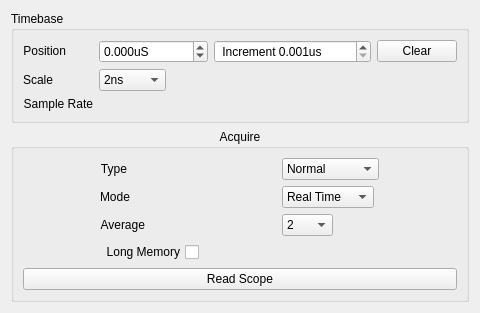
      <widget class="QWidget" name="horiz">
       <attribute name="title">
        <string>Horiz</string>
       </attribute>
       <layout class="QVBoxLayout" name="verticalLayout_3">
        <item>
         <widget class="QGroupBox" name="groupBox_4">
          <property name="title">
           <string>Timebase</string>
          </property>
          <layout class="QVBoxLayout" name="verticalLayout_5">
           <item>
            <layout class="QGridLayout" name="gridLayout_2">
             <item row="2" column="2">
              <widget class="QLabel" name="srate">
               <property name="text">
                <string/>
               </property>
              </widget>
             </item>
             <item row="0" column="2">
              <widget class="QDoubleSpinBox" name="hoffsetspin">
               <property name="sizePolicy">
                <sizepolicy hsizetype="Fixed" vsizetype="Fixed">
                 <horstretch>0</horstretch>
                 <verstretch>0</verstretch>
                </sizepolicy>
               </property>
               <property name="suffix">
                <string>uS</string>
               </property>
               <property name="decimals">
                <number>3</number>
               </property>
               <property name="minimum">
                <double>-500000000.000000000000000</double>
               </property>
               <property name="maximum">
                <double>500000000.000000000000000</double>
               </property>
              </widget>
             </item>
             <item row="1" column="0">
              <widget class="QLabel" name="label_46">
               <property name="sizePolicy">
                <sizepolicy hsizetype="Fixed" vsizetype="Fixed">
                 <horstretch>0</horstretch>
                 <verstretch>0</verstretch>
                </sizepolicy>
               </property>
               <property name="text">
                <string>Scale</string>
               </property>
               <property name="alignment">
                <set>Qt::AlignRight|Qt::AlignTrailing|Qt::AlignVCenter</set>
               </property>
              </widget>
             </item>
             <item row="0" column="0">
              <widget class="QLabel" name="label_45">
               <property name="sizePolicy">
                <sizepolicy hsizetype="Fixed" vsizetype="Fixed">
                 <horstretch>0</horstretch>
                 <verstretch>0</verstretch>
                </sizepolicy>
               </property>
               <property name="text">
                <string>Position</string>
               </property>
               <property name="alignment">
                <set>Qt::AlignRight|Qt::AlignTrailing|Qt::AlignVCenter</set>
               </property>
              </widget>
             </item>
             <item row="2" column="0">
              <widget class="QLabel" name="label_47">
               <property name="sizePolicy">
                <sizepolicy hsizetype="Fixed" vsizetype="Fixed">
                 <horstretch>0</horstretch>
                 <verstretch>0</verstretch>
                </sizepolicy>
               </property>
               <property name="text">
                <string>Sample Rate</string>
               </property>
               <property name="alignment">
                <set>Qt::AlignRight|Qt::AlignTrailing|Qt::AlignVCenter</set>
               </property>
              </widget>
             </item>
             <item row="1" column="2">
              <widget class="QComboBox" name="hscale">
               <property name="sizePolicy">
                <sizepolicy hsizetype="Fixed" vsizetype="Fixed">
                 <horstretch>0</horstretch>
                 <verstretch>0</verstretch>
                </sizepolicy>
               </property>
               <item>
                <property name="text">
                 <string>2ns</string>
                </property>
               </item>
               <item>
                <property name="text">
                 <string>5ns</string>
                </property>
               </item>
               <item>
                <property name="text">
                 <string>10ns</string>
                </property>
               </item>
               <item>
                <property name="text">
                 <string>20ns</string>
                </property>
               </item>
               <item>
                <property name="text">
                 <string>50ns</string>
                </property>
               </item>
               <item>
                <property name="text">
                 <string>100ns</string>
                </property>
               </item>
               <item>
                <property name="text">
                 <string>200ns</string>
                </property>
               </item>
               <item>
                <property name="text">
                 <string>500ns</string>
                </property>
               </item>
               <item>
                <property name="text">
                 <string>1us</string>
                </property>
               </item>
               <item>
                <property name="text">
                 <string>2us</string>
                </property>
               </item>
               <item>
                <property name="text">
                 <string>5us</string>
                </property>
               </item>
               <item>
                <property name="text">
                 <string>10us</string>
                </property>
               </item>
               <item>
                <property name="text">
                 <string>20us</string>
                </property>
               </item>
               <item>
                <property name="text">
                 <string>50us</string>
                </property>
               </item>
               <item>
                <property name="text">
                 <string>100us</string>
                </property>
               </item>
               <item>
                <property name="text">
                 <string>200us</string>
                </property>
               </item>
               <item>
                <property name="text">
                 <string>500us</string>
                </property>
               </item>
               <item>
                <property name="text">
                 <string>1ms</string>
                </property>
               </item>
               <item>
                <property name="text">
                 <string>2ms</string>
                </property>
               </item>
               <item>
                <property name="text">
                 <string>5ms</string>
                </property>
               </item>
               <item>
                <property name="text">
                 <string>10ms</string>
                </property>
               </item>
               <item>
                <property name="text">
                 <string>20ms</string>
                </property>
               </item>
               <item>
                <property name="text">
                 <string>50ms</string>
                </property>
               </item>
               <item>
                <property name="text">
                 <string>100ms</string>
                </property>
               </item>
               <item>
                <property name="text">
                 <string>200ms</string>
                </property>
               </item>
               <item>
                <property name="text">
                 <string>500ms</string>
                </property>
               </item>
               <item>
                <property name="text">
                 <string>1s</string>
                </property>
               </item>
               <item>
                <property name="text">
                 <string>2s</string>
                </property>
               </item>
               <item>
                <property name="text">
                 <string>5s</string>
                </property>
               </item>
               <item>
                <property name="text">
                 <string>10s</string>
                </property>
               </item>
               <item>
                <property name="text">
                 <string>20s</string>
                </property>
               </item>
               <item>
                <property name="text">
                 <string>50s</string>
                </property>
               </item>
              </widget>
             </item>
             <item row="0" column="3">
              <widget class="QDoubleSpinBox" name="hoffincr">
               <property name="sizePolicy">
                <sizepolicy hsizetype="Fixed" vsizetype="Fixed">
                 <horstretch>0</horstretch>
                 <verstretch>0</verstretch>
                </sizepolicy>
               </property>
               <property name="prefix">
                <string> Increment </string>
               </property>
               <property name="suffix">
                <string>us</string>
               </property>
               <property name="decimals">
                <number>3</number>
               </property>
               <property name="minimum">
                <double>0.001000000000000</double>
               </property>
               <property name="maximum">
                <double>99999.000000000000000</double>
               </property>
               <property name="singleStep">
                <double>0.100000000000000</double>
               </property>
              </widget>
             </item>
             <item row="0" column="4">
              <widget class="QPushButton" name="hoffclear">
               <property name="sizePolicy">
                <sizepolicy hsizetype="Fixed" vsizetype="Fixed">
                 <horstretch>0</horstretch>
                 <verstretch>0</verstretch>
                </sizepolicy>
               </property>
               <property name="text">
                <string>Clear</string>
               </property>
              </widget>
             </item>
            </layout>
           </item>
          </layout>
         </widget>
        </item>
        <item>
         <widget class="QGroupBox" name="groupBox_5">
          <property name="title">
           <string>Acquire</string>
          </property>
          <property name="alignment">
           <set>Qt::AlignHCenter|Qt::AlignTop</set>
          </property>
          <layout class="QVBoxLayout" name="verticalLayout_4">
           <item>
            <layout class="QGridLayout" name="gridLayout_7">
             <item row="2" column="0">
              <widget class="QLabel" name="label_44">
               <property name="sizePolicy">
                <sizepolicy hsizetype="Fixed" vsizetype="Preferred">
                 <horstretch>0</horstretch>
                 <verstretch>0</verstretch>
                </sizepolicy>
               </property>
               <property name="text">
                <string>Average</string>
               </property>
               <property name="alignment">
                <set>Qt::AlignRight|Qt::AlignTrailing|Qt::AlignVCenter</set>
               </property>
              </widget>
             </item>
             <item row="1" column="1">
              <widget class="QComboBox" name="acqMode">
               <property name="sizePolicy">
                <sizepolicy hsizetype="Fixed" vsizetype="Fixed">
                 <horstretch>0</horstretch>
                 <verstretch>0</verstretch>
                </sizepolicy>
               </property>
               <item>
                <property name="text">
                 <string>Real Time</string>
                </property>
               </item>
               <item>
                <property name="text">
                 <string>Equal Time</string>
                </property>
               </item>
              </widget>
             </item>
             <item row="0" column="1">
              <widget class="QComboBox" name="acqType">
               <property name="sizePolicy">
                <sizepolicy hsizetype="Fixed" vsizetype="Fixed">
                 <horstretch>0</horstretch>
                 <verstretch>0</verstretch>
                </sizepolicy>
               </property>
               <item>
                <property name="text">
                 <string>Normal</string>
                </property>
               </item>
               <item>
                <property name="text">
                 <string>Average</string>
                </property>
               </item>
               <item>
                <property name="text">
                 <string>Peak Detect</string>
                </property>
               </item>
              </widget>
             </item>
             <item row="2" column="1">
              <widget class="QComboBox" name="acqAvg">
               <property name="sizePolicy">
                <sizepolicy hsizetype="Fixed" vsizetype="Fixed">
                 <horstretch>0</horstretch>
                 <verstretch>0</verstretch>
                </sizepolicy>
               </property>
               <item>
                <property name="text">
                 <string>2</string>
                </property>
               </item>
               <item>
                <property name="text">
                 <string>4</string>
                </property>
               </item>
               <item>
                <property name="text">
                 <string>8</string>
                </property>
               </item>
               <item>
                <property name="text">
                 <string>16</string>
                </property>
               </item>
               <item>
                <property name="text">
                 <string>32</string>
                </property>
               </item>
               <item>
                <property name="text">
                 <string>64</string>
                </property>
               </item>
               <item>
                <property name="text">
                 <string>128</string>
                </property>
               </item>
               <item>
                <property name="text">
                 <string>256</string>
                </property>
               </item>
              </widget>
             </item>
             <item row="4" column="0">
              <widget class="QCheckBox" name="acqMem">
               <property name="sizePolicy">
                <sizepolicy hsizetype="Fixed" vsizetype="Fixed">
                 <horstretch>0</horstretch>
                 <verstretch>0</verstretch>
                </sizepolicy>
               </property>
               <property name="layoutDirection">
                <enum>Qt::RightToLeft</enum>
               </property>
               <property name="text">
                <string>Long Memory</string>
               </property>
              </widget>
             </item>
             <item row="0" column="0">
              <widget class="QLabel" name="label_42">
               <property name="sizePolicy">
                <sizepolicy hsizetype="Fixed" vsizetype="Preferred">
                 <horstretch>0</horstretch>
                 <verstretch>0</verstretch>
                </sizepolicy>
               </property>
               <property name="text">
                <string>Type</string>
               </property>
               <property name="alignment">
                <set>Qt::AlignRight|Qt::AlignTrailing|Qt::AlignVCenter</set>
               </property>
              </widget>
             </item>
             <item row="1" column="0">
              <widget class="QLabel" name="label_43">
               <property name="sizePolicy">
                <sizepolicy hsizetype="Fixed" vsizetype="Preferred">
                 <horstretch>0</horstretch>
                 <verstretch>0</verstretch>
                </sizepolicy>
               </property>
               <property name="text">
                <string>Mode</string>
               </property>
               <property name="alignment">
                <set>Qt::AlignRight|Qt::AlignTrailing|Qt::AlignVCenter</set>
               </property>
              </widget>
             </item>
            </layout>
           </item>
           <item>
            <widget class="QPushButton" name="updAcq">
             <property name="toolTip">
              <string>Reads settings from scope</string>
             </property>
             <property name="text">
              <string>Read Scope</string>
             </property>
            </widget>
           </item>
          </layout>
         </widget>
        </item>
       </layout>
      </widget>
